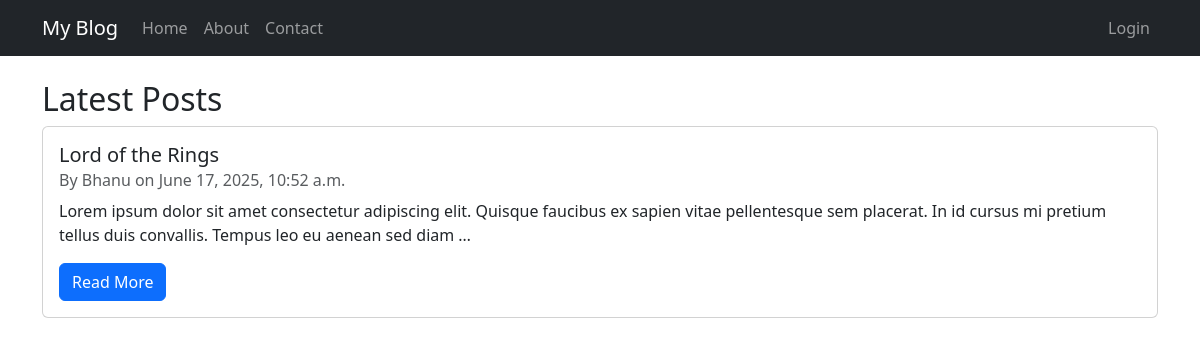
The page / on the database its author committed.
### blog/models.py (models this page shows, shortened)
class Post(models.Model):
    title = models.CharField(max_length=200)
    content = models.TextField()
    date_posted = models.DateTimeField(auto_now_add=True)
    author = models.ForeignKey(User, on_delete=models.CASCADE)

### blog/views.py (the view)
# urls.py: path('', views.home, name='home'),
def home(request):
    posts = Post.objects.all().order_by('-date_posted')
    return render(request, 'blog/home.html', {'posts': posts})

### blog/templates/blog/home.html (shortened to what this page needs)
{% extends 'blog/base.html' %}
{% block content %}
<h2>Latest Posts</h2>
{% for post in posts %}
    <div class="card mb-3">
        <div class="card-body">
            <h5 class="card-title">{{ post.title }}</h5>
            <h6 class="card-subtitle mb-2 text-muted">By {{ post.author }} on {{ post.date_posted }}</h6>
            <p class="card-text">{{ post.content|truncatewords:30 }}</p>
            <a href="{% url 'post_detail' post.pk %}" class="btn btn-primary">Read More</a>
        </div>
    </div>
{% empty %}
    <p>No posts available.</p>
{% endfor %}
{% endblock %}

### blog/templates/blog/base.html (shortened to what this page needs)
<!DOCTYPE html>
<html lang="en">
<head>
    <link href="https://cdn.jsdelivr.net/npm/bootstrap@5.3.0/dist/css/bootstrap.min.css" rel="stylesheet">
</head>
<body>
    <nav class="navbar navbar-expand-lg navbar-dark bg-dark">
        <div class="container">
            <a class="navbar-brand" href="{% url 'home' %}">My Blog</a>
            <div class="collapse navbar-collapse">
                <ul class="navbar-nav me-auto">
                    <li class="nav-item"><a class="nav-link" href="{% url 'home' %}">Home</a></li>
                    <li class="nav-item"><a class="nav-link" href="{% url 'about' %}">About</a></li>
                    <li class="nav-item"><a class="nav-link" href="{% url 'contact' %}">Contact</a></li>
                </ul>
                <ul class="navbar-nav">
                    {% if user.is_authenticated %}
                    <li class="nav-item"><a class="nav-link" href="{% url 'post_create' %}">New Post</a></li>
                    {% csrf_token %}
                    <li class="nav-item">
                        <form method="post" action="{% url 'logout' %}" style="display:inline;">
                            {% csrf_token %}
                            <button type="submit" class="btn btn-link nav-link"
                                style="padding: 0; border: none; background: none;">
                                Logout
                            </button>
                        </form>
                    </li>
                    {% else %}
                    <li class="nav-item"><a class="nav-link" href="{% url 'login' %}">Login</a></li>
                    {% endif %}
                </ul>
            </div>
        </div>
    </nav>
    <div class="container mt-4">
        {% block content %}
        {% endblock %}
    </div>
</body>
</html>

### rows shown on the page
Post: title "Lord of the Rings", author "Bhanu", date_posted "June 17, 2025, 10:52 a.m.", content "Lorem ipsum dolor sit amet consectetur adipiscing elit. Quisque faucibus ex sapien vitae pellentesque sem placerat. In id cursus mi pretium tellus duis convallis. Tempus leo eu aenean sed diam …"
